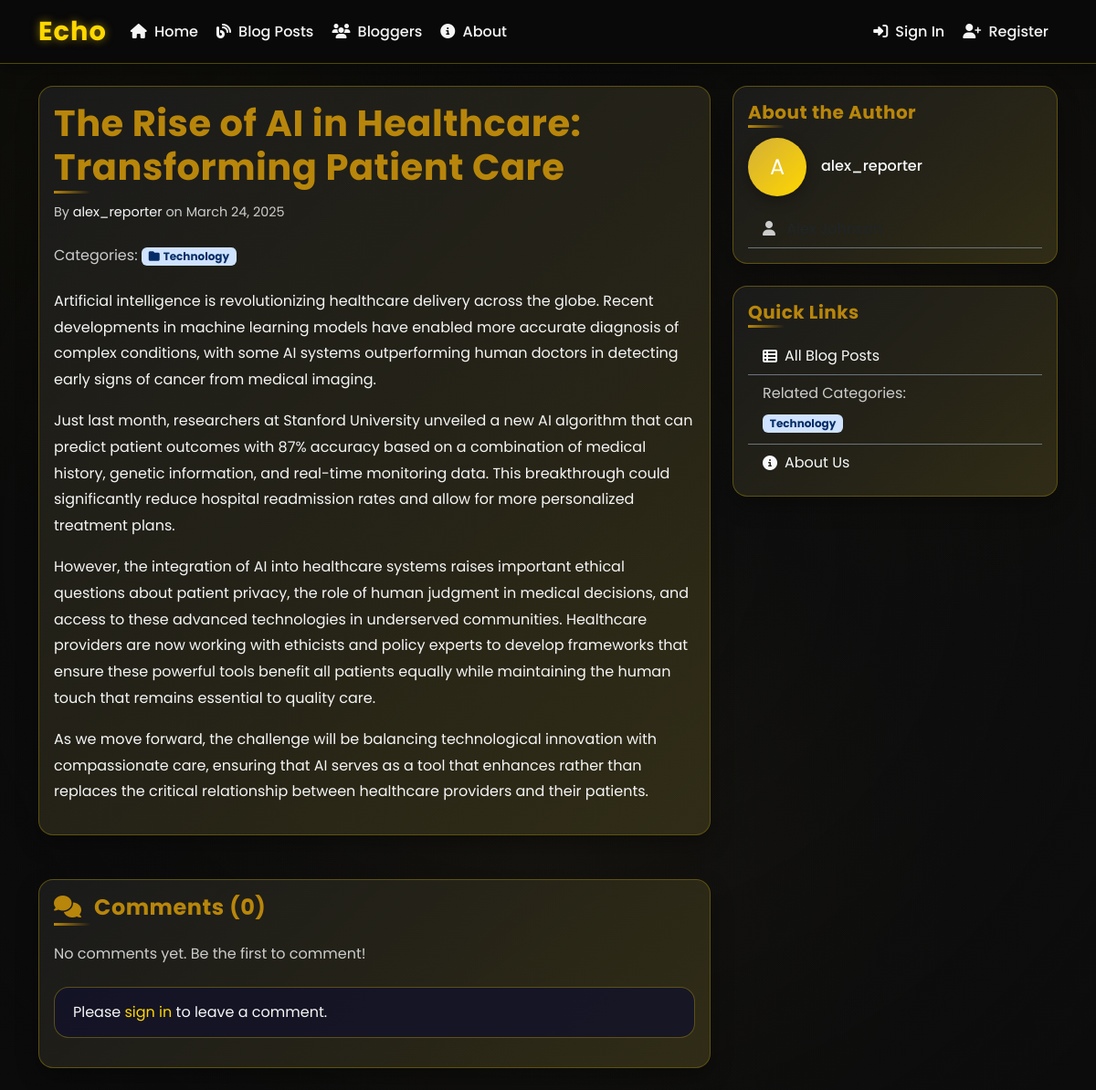
Page /blog/blogs/3/ on the committed database.
### app/models.py (models this page shows, shortened)
class BlogPost(models.Model):
    title = models.CharField(max_length=200)
    content = models.TextField()
    featured_image = models.ImageField(upload_to='blog_images/', null=True, blank=True)
    author = models.ForeignKey(User, on_delete=models.CASCADE, related_name='blog_posts')
    categories = models.ManyToManyField(Category, related_name='posts', blank=True)
    created_at = models.DateTimeField(auto_now_add=True)
    updated_at = models.DateTimeField(auto_now=True)
    class Meta:
        ordering = ['-created_at']

class User(AbstractUser):
    full_name = models.CharField(max_length=255, blank=True)
    bio = models.TextField(max_length=500, blank=True)
    location = models.CharField(max_length=100, blank=True)
    website = models.URLField(max_length=200, blank=True)
    profile_picture = models.ImageField(upload_to='profile_pics/', null=True, blank=True)
    created_at = models.DateTimeField(auto_now_add=True)
    updated_at = models.DateTimeField(auto_now=True)
    objects = UserManager()

class Category(models.Model):
    name = models.CharField(max_length=100, unique=True)
    slug = models.SlugField(max_length=100, unique=True)
    description = models.TextField(blank=True)
    created_at = models.DateTimeField(auto_now_add=True)
    class Meta:
        verbose_name_plural = 'Categories'
        ordering = ['name']

### app/views.py (the view)
# urls.py: path('blog/blogs/<int:post_id>/', views.blog_detail, name='blog_detail'),
def blog_detail(request, post_id):
    post = get_object_or_404(BlogPost, id=post_id)
    categories = Category.objects.all()
    comments = post.comments.all().order_by('-created_at')
    return render(request, 'blog_detail.html', {
        'post': post,
        'categories': categories,
        'comments': comments
    })

### app/templates/blog_detail.html (shortened to what this page needs)
{% extends 'base.html' %}
{% block content %}
<div class="row">
    <div class="col-md-8">
        <div class="card glass-card mb-4">
            <div class="card-body">
                <h1 class="card-title">{{ post.title }}</h1>
                <div class="post-meta d-flex justify-content-between align-items-center mb-4">
                    <div class="author-date">
                        By <a href="{% url 'blogger_detail' post.author.id %}" class="text-light">{{ post.author.username }}</a>
                        on {{ post.created_at|date:"F j, Y" }}
                    </div>
                </div>
                {% if post.categories.exists %}
                <div class="categories mb-4">
                    <span class="text-muted">Categories: </span>
                    {% for category in post.categories.all %}
                        <a href="{% url 'category_detail' category.slug %}" class="badge bg-primary-subtle text-primary-emphasis text-decoration-none me-1">
                            <i class="fas fa-folder me-1"></i>{{ category.name }}
                        </a>
                    {% endfor %}
                </div>
                {% endif %}
                <div class="card-text content">
                    {{ post.content|linebreaks }}
                </div>
            </div>
        </div>
    </div>
    <div class="col-md-4">
        <div class="card glass-card mb-4">
            <div class="card-body">
                <h5 class="card-title with-line mb-3">About the Author</h5>
                <div class="d-flex align-items-center mb-3">
                    {% if post.author.profile_picture %}
                        <img src="{{ post.author.profile_picture.url }}" alt="{{ post.author.username }}" class="rounded-circle me-3 profile-image">
                    {% else %}
                        <div class="profile-image-placeholder me-3">
                            <span>{{ post.author.username|first|upper }}</span>
                        </div>
                    {% endif %}
                    <div>
                        <h6 class="mb-1"><a href="{% url 'blogger_detail' post.author.id %}" class="text-light">{{ post.author.username }}</a></h6>
                    </div>
                </div>
                {% if post.author.full_name or post.author.location or post.author.website %}
                <div class="author-details mt-3">
                    <ul class="list-group list-group-flush">
                        {% if post.author.full_name %}
                        <li class="list-group-item bg-transparent border-bottom border-secondary py-2">
                            <i class="fas fa-user me-2 text-muted"></i>
                            <span>{{ post.author.full_name }}</span>
                        </li>
                        {% endif %}
                    </ul>
                </div>
                {% endif %}
            </div>
        </div>
        <div class="card glass-card">
            <div class="card-body">
                <h5 class="card-title with-line mb-3">Quick Links</h5>
                <ul class="list-group list-group-flush">
                    <li class="list-group-item bg-transparent border-bottom border-secondary py-2">
                        <a href="{% url 'blog_list' %}" class="text-light d-flex align-items-center">
                            <i class="fas fa-th-list me-2"></i>
                            <span>All Blog Posts</span>
                        </a>
                    </li>
                    {% if post.categories.exists %}
                    <li class="list-group-item bg-transparent border-bottom border-secondary py-2">
                        <span class="text-muted">Related Categories:</span>
                        <div class="mt-2">
                            {% for category in post.categories.all %}
                            <a href="{% url 'category_detail' category.slug %}" class="badge bg-primary-subtle text-primary-emphasis text-decoration-none me-1 mb-1">
                                {{ category.name }}
                            </a>
                            {% endfor %}
                        </div>
                    </li>
                    {% endif %}
                    <li class="list-group-item bg-transparent py-2">
                        <a href="{% url 'about' %}" class="text-light d-flex align-items-center">
                            <i class="fas fa-info-circle me-2"></i>
                            <span>About Us</span>
                        </a>
                    </li>
                </ul>
            </div>
        </div>
    </div>
</div>
<div class="row mt-4">
    <div class="col-md-8">
        <div class="card glass-card mb-4">
            <div class="card-body">
                <h4 class="card-title with-line mb-4">
                    <i class="fas fa-comments me-2"></i>
                    Comments ({{ comments.count }})
                </h4>
                {% if comments %}
                <div class="comments-list mb-4">
                    {% for comment in comments %}
                    <div class="comment mb-4">
                        <div class="d-flex">
                            <div class="flex-shrink-0">
                                {% if comment.author.profile_picture %}
                                <img src="{{ comment.author.profile_picture.url }}" alt="{{ comment.author.username }}" class="rounded-circle comment-avatar">
                                {% else %}
                                <div class="comment-avatar-placeholder">
                                    <span>{{ comment.author.username|first|upper }}</span>
                                </div>
                                {% endif %}
                            </div>
                            <div class="flex-grow-1 ms-3">
                                <div class="d-flex justify-content-between align-items-center mb-1">
                                    <h6 class="mb-0">{{ comment.author.username }}</h6>
                                    <small class="text-muted">{{ comment.created_at|date:"M d, Y" }}</small>
                                </div>
                                <p class="mb-0">{{ comment.content|linebreaks }}</p>
                            </div>
                        </div>
                    </div>
                    {% endfor %}
                </div>
                {% else %}
                <p class="text-muted mb-4">No comments yet. Be the first to comment!</p>
                {% endif %}
                {% if user.is_authenticated %}
                <form method="POST" action="{% url 'add_comment' post.id %}">
                    {% csrf_token %}
                    <div class="mb-3">
                        <label for="comment" class="form-label">Add a Comment</label>
                        <textarea class="form-control" id="comment" name="content" rows="3" required></textarea>
                    </div>
                    <button type="submit" class="btn btn-primary">
                        <i class="fas fa-paper-plane me-1"></i> Post Comment
                    </button>
                </form>
                {% else %}
                <div class="alert alert-info">
                    <p class="mb-0">Please <a href="{% url 'login' %}">sign in</a> to leave a comment.</p>
                </div>
                {% endif %}
            </div>
        </div>
    </div>
</div>
{% endblock %}

### app/templates/base.html (style rules this page uses)
:root { --primary: #FFD700; --primary-light: #FFDF45; --primary-dark: #D4AF37; --accent: #B8860B; --accent-alt: #FFF8DC; --bg-dark: #0A0A0A; --bg-card: #1A1A1A; --text-light: #F5F5F5; --text-muted: #CCCCCC; --success: #D4AF37; --warning: #FF8C00; --danger: #B22222; --card-border-radius: 16px; --btn-border-radius: 12px; --input-border-radius: 10px; }
body { background: linear-gradient(135deg, var(--bg-dark) 0%, #121212 100%); color: var(--text-light); font-family: 'Poppins', sans-serif; min-height: 100vh; position: relative; overflow-x: hidden; }
body::before { content: ''; position: fixed; top: 0; left: 0; width: 100%; height: 100%; background: radial-gradient(circle at 10% 10%, rgba(255, 215, 0, 0.05) 0%, transparent 30%), radial-gradient(circle at 90% 20%, rgba(184, 134, 11, 0.05) 0%, transparent 30%), radial-gradient(circle at 50% 80%, rgba(212, 175, 55, 0.05) 0%, transparent 40%); pointer-events: none; z-index: -1; }
.card { background: linear-gradient(145deg, var(--bg-card) 0%, rgba(26, 26, 26, 0.9) 100%); border: 1px solid rgba(255, 215, 0, 0.3); box-shadow: 0 10px 25px rgba(0, 0, 0, 0.3); border-radius: var(--card-border-radius); transition: all 0.4s cubic-bezier(0.175, 0.885, 0.32, 1.275); overflow: hidden; position: relative; z-index: 1; }
.card::before { content: ''; position: absolute; top: 0; left: 0; width: 100%; height: 100%; background: linear-gradient(135deg, transparent 0%, rgba(255, 215, 0, 0.1) 100%); z-index: -1; }
.card::after { content: ''; position: absolute; top: -50%; left: -50%; width: 200%; height: 200%; background: radial-gradient(circle, rgba(184, 134, 11, 0.1) 0%, transparent 70%); opacity: 0; z-index: -1; transition: opacity 0.4s ease; }
.card-title { color: var(--accent); font-weight: 700; letter-spacing: 0.5px; margin-bottom: 15px; position: relative; display: inline-block; }
.card-title::after { content: ''; position: absolute; bottom: -5px; left: 0; width: 40px; height: 3px; background: linear-gradient(to right, var(--accent), transparent); }
.card-text { color: var(--text-light); line-height: 1.6; }
.text-muted { color: var(--text-muted) !important; }
.alert { background-color: rgba(18, 18, 42, 0.8); border: 1px solid rgba(255, 215, 0, 0.3); color: var(--text-light); border-radius: var(--card-border-radius); padding: 15px 20px; }
a { color: var(--primary); text-decoration: none; transition: all 0.3s ease; position: relative; }

### app/templates/blog_detail.html (style rules this page uses)
.profile-image-placeholder { width: 64px; height: 64px; border-radius: 50%; background: linear-gradient(135deg, var(--primary-dark) 0%, var(--primary) 100%); display: flex; align-items: center; justify-content: center; font-size: 1.5rem; color: white; box-shadow: 0 5px 15px rgba(0, 0, 0, 0.3); }
.content { line-height: 1.8; }
.bg-primary-subtle { background-color: rgba(255, 215, 0, 0.2); }
.text-primary-emphasis { color: var(--primary); }
.post-meta { font-size: 0.9rem; color: var(--text-muted); }

### rows in the picture
BlogPost: title "The Rise of AI in Healthcare: Transforming Patient Care", author.username "alex_reporter", created_at "March 24, 2025", content "Artificial intelligence is revolutionizing healthcare delivery across the globe. Recent developments in machine learning models have enabled more accurate diagnosis of complex conditions, with some AI systems outperforming human doctors in detecting early signs of cancer from medical imaging. Just last month, researchers at Stanford University unveiled a new AI algorithm that can predict patient outcomes with 87% accuracy based on a combination of medical history, genetic information, and real-time monitoring data. This breakthrough could significantly reduce hospital readmission rates and allow for more personalized treatment plans. However, the integration of AI into healthcare systems…", author.username|first "A"
Category: name "Technology"

### other values in the picture
{{ comments.count }} "0"
